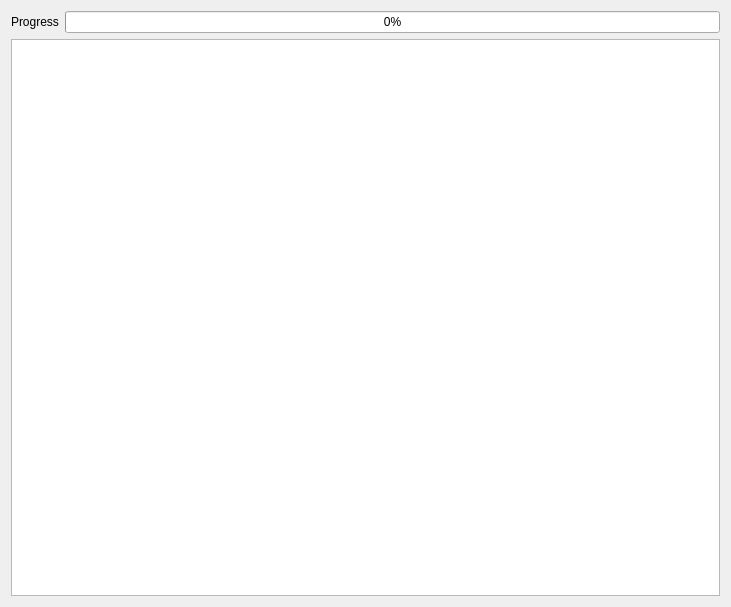
<?xml version="1.0" encoding="UTF-8"?>
<ui version="4.0">
 <class>OSMWayTablesUpdateWnd</class>
 <widget class="QWidget" name="OSMWayTablesUpdateWnd">
  <property name="geometry">
   <rect>
    <x>0</x>
    <y>0</y>
    <width>731</width>
    <height>607</height>
   </rect>
  </property>
  <property name="windowTitle">
   <string>Update OSM Way</string>
  </property>
  <layout class="QVBoxLayout" name="verticalLayout_2">
   <item>
    <layout class="QHBoxLayout" name="horizontalLayout_5">
     <item>
      <widget class="QLabel" name="label_6">
       <property name="text">
        <string>Progress</string>
       </property>
      </widget>
     </item>
     <item>
      <widget class="QProgressBar" name="progressBar">
       <property name="value">
        <number>0</number>
       </property>
      </widget>
     </item>
    </layout>
   </item>
   <item>
    <widget class="QPlainTextEdit" name="logEdt"/>
   </item>
  </layout>
 </widget>
 <resources/>
 <connections/>
</ui>
